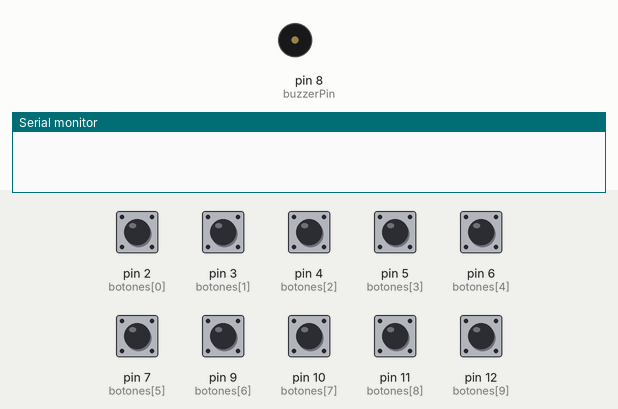
Simulated run of this program. Board: Arduino Uno, built with avr-gcc and run on an emulated ATmega328P. On the bench: buzzer (waves = sounding), the last lines printed to the serial monitor. The inputs (shaded band) are chosen by the test bench; at power-on: pin 2 (botones[0]), pin 3 (botones[1]), pin 4 (botones[2]), pin 5 (botones[3]), pin 6 (botones[4]), pin 7 (botones[5]), pin 9 (botones[6]), pin 10 (botones[7]), pin 11 (botones[8]), pin 12 (botones[9]) LOW.

Above: at 1.2 s.
1.3 s: pin 2 (botones[0]) pulled HIGH for 1 s
At 1.65 s:
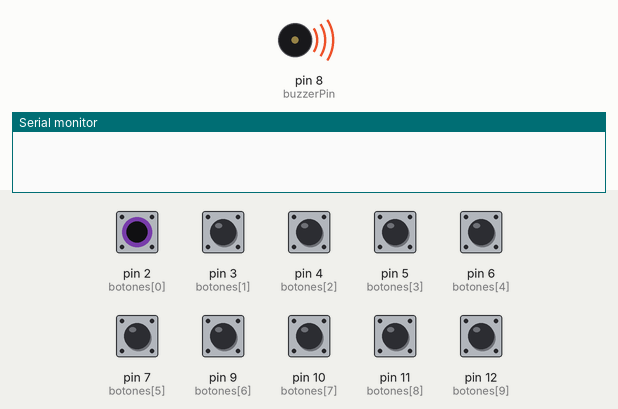
4.3 s: pin 11 (botones[8]) pulled HIGH for 0.15 s
5.9 s: pin 12 (botones[9]) pulled HIGH for 0.15 s
7.5 s: pin 12 (botones[9]) driven HIGH
10.5 s: pin 3 (botones[1]) pulled HIGH for 0.15 s
At 10.9 s:
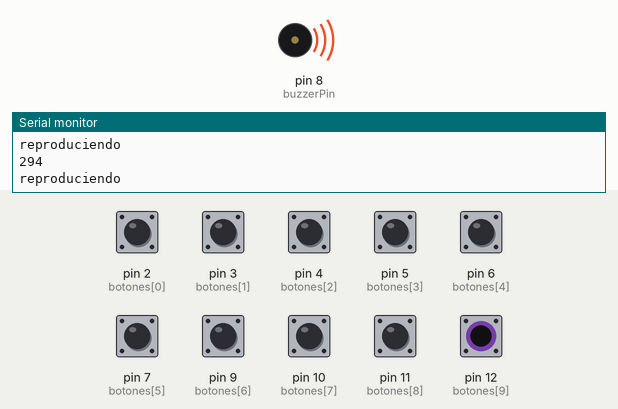
13.5 s: pin 12 (botones[9]) driven LOW
At 13.5 s:
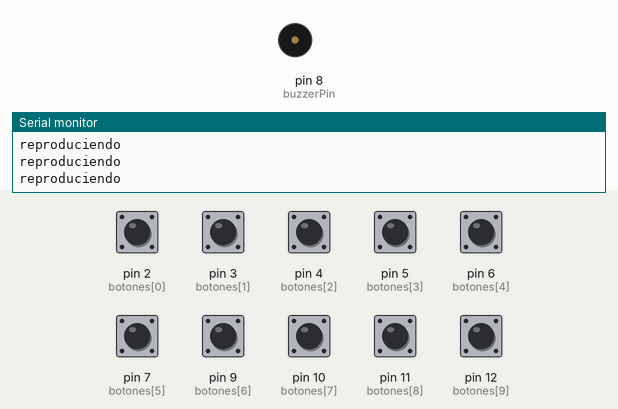
Timing chart, 0 to 16.0 s (numbered marks = the images above; inputs shaded):
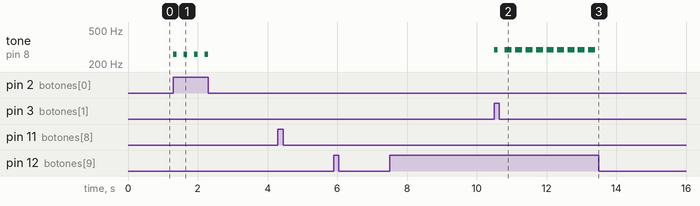

Measured:
- after the input at 1.3 s, tone on pin 8 (buzzerPin): alternates 261 Hz for 0.10 s and silent for 0.20 s, 8 changes in all, then stays silent, starting at once
- after the input at 10.5 s, tone on pin 8 (buzzerPin): goes 294 Hz 0.10 s, silent 0.20 s, 8 × (294 Hz 0.20 s, silent 0.10 s), 294 Hz 0.20 s, then silent, starting at once
- after the input at 13.5 s, tone on pin 8 (buzzerPin): stops changing and stays silent

The program:

main.cpp
```cpp
#include <Arduino.h>

bool grabando = false;

// estado previo botones/ actual
int botEstado = 0;

// variable que ayuda a apagar buzzer
bool notaPresionada = false;

const int tamanoMaxCancion = 10;
int tamanoCancion = 0;
int cancion[tamanoMaxCancion];

              //  DO     RE    MI   FA    SOL   LA   SI     DO+
int notas[] =   { 261,  294,  330,  349, 392,  440,  493,  523};

//pines de botones: bot1,bot2,bot3,bot4,bot5,bot6,bot7,bot8, botRecord, botReproducir
int botones[] =    {  2,   3,  4,   5,  6,   7,   9,   10,     11 ,        12};
// pin buzzer
int buzzerPin = 8;

void setup() {
  // inicializar botones
  for (int i = 0; i < 10; i++) {
    pinMode(botones[i], INPUT);
  }
  //  inicializar buzzer
  pinMode(buzzerPin, OUTPUT);

  Serial.begin(115200);
}
// se usa & para cambiar parametro
void cambiarEstado(bool &objeto){
  objeto = objeto ? false: true;
}

void grabar(int nota){
  if(tamanoCancion < tamanoMaxCancion){
    Serial.println(nota);
    cancion[tamanoCancion] = nota;
    tamanoCancion++;
  }
}

void loop() {
  //sonar al presionar tecla
   for (int i = 0; i < 10; i++) {

    botEstado = digitalRead(botones[i]);
    if (botEstado == HIGH){
      if(i < 8){
        // si se esta grabando
        if(grabando){
          grabar(notas[i]);
        }
          tone(buzzerPin, notas[i],100);
          delay(300);
          break;
      }
      // bandera grabar
      else if (i == 8){
        cambiarEstado(grabando);
        Serial.println(grabando);
        delay(500);
        break;
      }

      // reproducir
      else if (i == 9){
        Serial.println("reproduciendo");
        for(int f = 0; f < tamanoCancion; f++){
          tone(buzzerPin, cancion[f], 200);
          delay(300);
        }
        break;
      }
    }

  }

}
```
